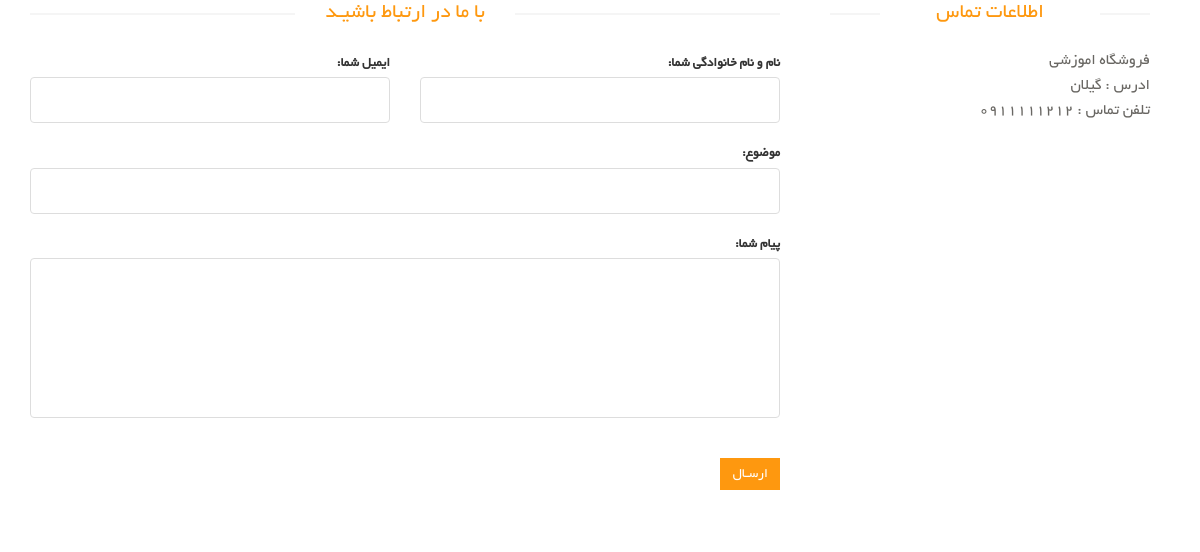
The page /contact-us/ on the database as committed earlier.
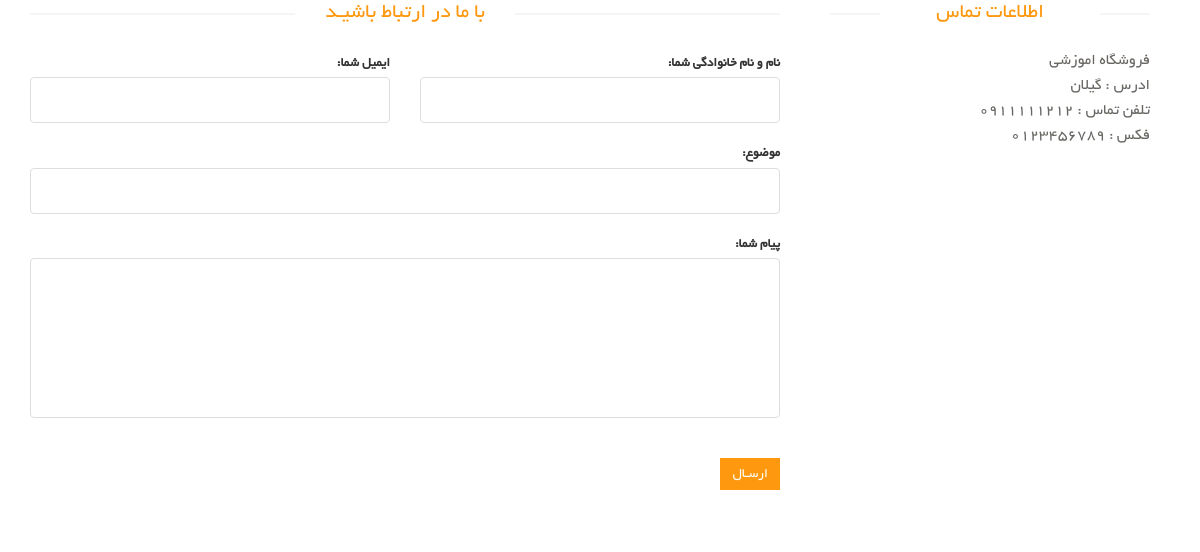
The same page on the database as committed later.
### site_module/models.py (models this page shows, shortened)
class SiteSetting(models.Model):
    site_name = models.CharField(max_length=255, verbose_name='نام سایت')
    site_url = models.CharField(max_length=255, verbose_name='دامنه سایت')
    address = models.CharField(max_length=255, verbose_name='ادرس ')
    phone = models.CharField(max_length=255, null=True, blank=True, verbose_name='تلفن ')
    fax = models.CharField(max_length=255, null=True, blank=True, verbose_name='فاکس ')
    email = models.CharField(max_length=255, null=True, blank=True, verbose_name='ایمیل')
    copy_right = models.CharField(max_length=255, verbose_name='متن کپی رایت ,سایت')
    about_us_text = models.TextField(verbose_name=' متن درباره ما سایت')
    site_logo = models.ImageField(upload_to='images/site_setting/', verbose_name='لوگوی سایت')
    is_main_setting = models.BooleanField(verbose_name='تنظیمات اصلی')
    class Meta:
        verbose_name = 'تنضیمات سایت '
        verbose_name_plural = ' تنظیمات'

### contact_module/views.py (the view)
# urls.py: path('', views.ContactUsView.as_view(), name='contact_us_page'),
class ContactUsView(CreateView):
    form_class = ContactUsModelForm
    template_name = 'contact_module/contact_us_page.html'
    success_url = '/contact-us/'
    def get_context_data(self, *args, **kwargs):
        context = super().get_context_data(*args, **kwargs)
        setting: SiteSetting = SiteSetting.objects.filter(is_main_setting=True).first()
        context['site_setting'] = setting
        return context

### contact_module/forms.py
class ContactUsModelForm(forms.ModelForm):
    class Meta:
        model = ContactUs
        fields = ['full_name', 'email', 'title', 'message']
        widgets = {
            'full_name': forms.TextInput(attrs={
                'class': 'form-control'
                }),
            'email': forms.TextInput(attrs={
                'class': 'form-control'
                }),
            'title': forms.TextInput(attrs={
                'class': 'form-control'
                }),
            'message': forms.Textarea(attrs={
                'class': 'form-control',
                'rows': '5',
                'id': 'message'
                })
        }
        labels = {
            'full_name': 'نام و نام خانوادگی شما',
            'email': 'ایمیل شما',
            'title': 'موضوع',
            'message': 'پیام شما'
        }
        errors = {
            'full_name':{
                'required': 'نام و نام خانوتدگی صحیح نمیباشد'
            }
        }

### contact_module/templates/contact_module/contact_us_page.html (shortened to what this page needs)
{% extends 'shared/_layout.html' %}
{% block content %}
<div id="contact-page" class="container">
    <div class="bg">
        <div class="row">
            <div class="col-sm-8">
                <div class="contact-form">
                    <h2 class="title text-center">با ما در ارتباط باشیـد</h2>
                    <form id="main-contact-form" class="contact-form row" action="{% url 'contact_us_page' %}" method="post">
                        <div class="form-group col-md-6">
                            {{ form.email.label_tag}}
                            {{ form.email}}
                        </div>
                        <div class="form-group col-md-6">
                            {{form.full_name.label_tag}}
                            {{form.full_name}}
                        </div>
                        <div class="form-group col-md-12">
                            {{form.title.label_tag}}
                            {{form.title}}
                        </div>
                        <div class="form-group col-md-12">
                            {{form.message.label_tag}}
                            {{form.message}}
                        </div>
                        <div class="form-group col-md-12">
                            <button type="submit" class="btn btn-primary pull-right">ارسـال</button>
                        </div>
                    </form>
                </div>
            </div>
            <div class="col-sm-4">
                <div class="contact-info">
                    <h2 class="title text-center">اطلاعات تماس</h2>
                    <address>
                        <p>{{site_setting.site_name}}</p>
                        <p>ادرس : {{site_setting.address}}</p>
                        <p>تلفن تماس : {{site_setting.phone}}</p>
                        {% if site_setting.fax %}
                        <p>فکس : {{site_setting.fax}}</p>
                        {% endif %}
                    </address>
                </div>
            </div>
        </div>
    </div>
</div>
{% endblock  %}

Rows that differ between the two databases and show on the page:
changed SiteSetting "فروشگاه اموزشی": fax (not shown) → "0123456789"
Other text that changed with them:
text now shown: "فکس :"
